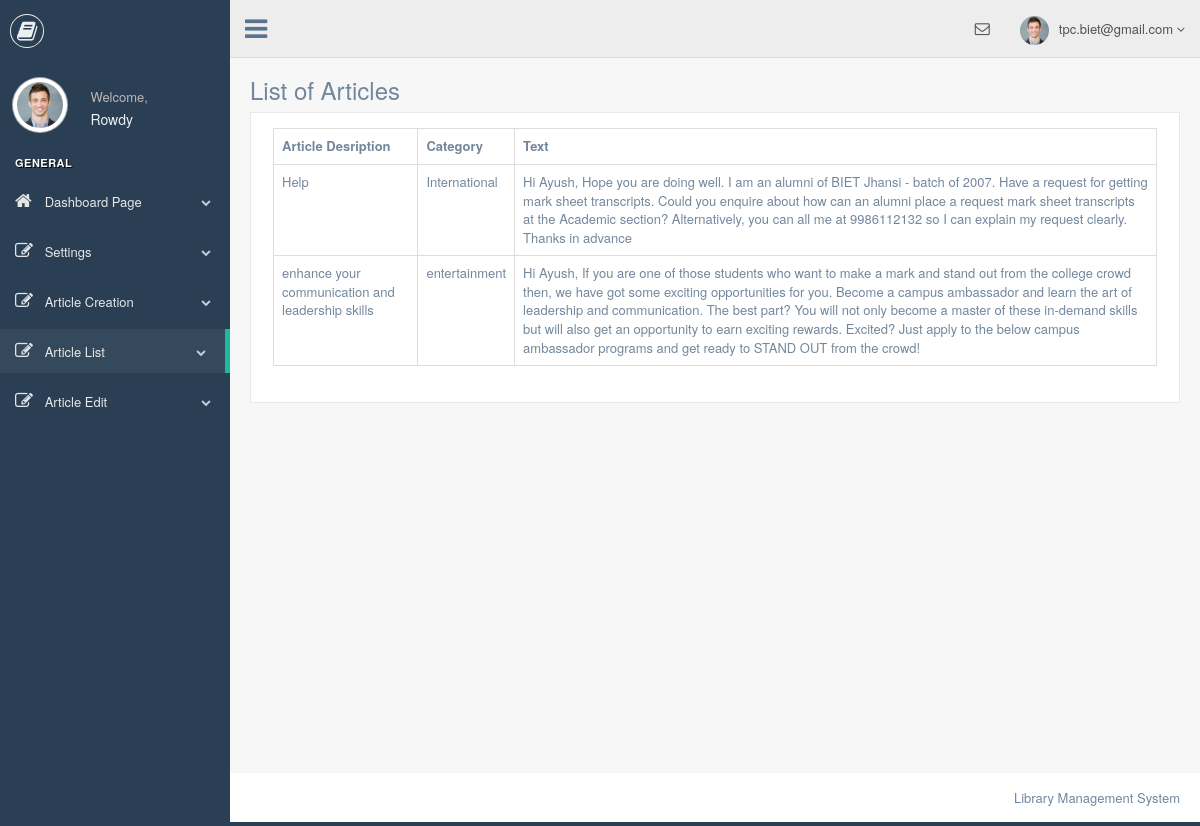
The app's page /article_list.php (signed in) with its own data.
### tables this page shows
CREATE TABLE `article_create` (
  `id` int(11) NOT NULL,
  `article_description` varchar(5000) NOT NULL,
  `article_category` varchar(5000) NOT NULL,
  `textarea` varchar(10000) NOT NULL
);

### article_list.php (the view, shortened to what this page needs)
<?php
include "header.php";
include "connection.php";
?>
        <div class="right_col" role="main">
            <div class="">
                <div class="page-title">
                    <div class="title_left">
                        <h3>List of Articles</h3>
                    </div>
                    <div class="title_right">
                        <div class="col-md-5 col-sm-5 col-xs-12 form-group pull-right top_search">
                        </div>
                    </div>
                </div>
                <div class="clearfix"></div>
                <div class="row" style="min-height:500px">
                    <div class="col-md-12 col-sm-12 col-xs-12">
                        <div class="x_panel">
                            <div class="x_content">
<?php
echo "<table class='table table-bordered'>";
echo "<tr>";
   echo "<th>";echo "Article Desription";  echo "</th>";
   echo "<th>";echo "Category";  echo "</th>";
   echo "<th>";echo "Text";  echo "</th>";
echo "</tr>";
 $sql = "select * from article_create";
$result = $conn->query($sql);
  while($row=$result->fetch_array())
  {
    echo "<tr>";
       echo "<td>";echo $row['article_description'];  echo "</td>";
       echo "<td>";echo $row['article_category'];  echo "</td>";
       echo "<td>";echo $row['textarea'];  echo "</td>";
    echo "</tr>";
  }
echo "</table>";
?>
                            </div>
                        </div>
                    </div>
                </div>
            </div>
        </div>
<?php
include "footer.php";
?>

### header.php (shortened to what this page needs)
<!DOCTYPE html>
<html lang="en">
<head>
    <link href="css/bootstrap.min.css" rel="stylesheet">
    <link href="css/font-awesome.min.css" rel="stylesheet">
    <link href="css/nprogress.css" rel="stylesheet">
    <link href="css/custom.min.css" rel="stylesheet">
</head>
<body class="nav-md">
<div class="container body">
    <div class="main_container">
        <div class="col-md-3 left_col">
            <div class="left_col scroll-view">
                <div class="navbar nav_title" style="border: 0;">
                    <a href="#" class="site_title"><i class="fa fa-book"></i> <span></span></a>
                </div>
                <div class="profile clearfix">
                    <div class="profile_pic">
                        <img src="images/img.jpg" alt="..." class="img-circle profile_img">
                    </div>
                    <div class="profile_info">
                        <span>Welcome,</span>
                        <h2>Rowdy</h2>
                    </div>
                    <div class="clearfix"></div>
                </div>
                <br/>
                <div id="sidebar-menu" class="main_menu_side hidden-print main_menu">
                    <div class="menu_section">
                        <h3>General</h3>
                        <ul class="nav side-menu">
                            <li><a href="dashboard.php"><i class="fa fa-home"></i> Dashboard Page <span class="fa fa-chevron-down"></span></a></li>
                            <li><a href="settings.php"><i class="fa fa-edit"></i> Settings <span class="fa fa-chevron-down"></span></a>
                            <li><a href="article_create.php"><i class="fa fa-edit"></i> Article Creation  <span class="fa fa-chevron-down"></span></a>
                              <li><a href="article_list.php"><i class="fa fa-edit"></i> Article List  <span class="fa fa-chevron-down"></span></a>
                              <li><a href="article_edit.php"><i class="fa fa-edit"></i> Article Edit  <span class="fa fa-chevron-down"></span></a>
                        </ul>
                    </div>
                </div>
            </div>
        </div>
        <div class="top_nav">
            <div class="nav_menu">
                <nav>
                    <div class="nav toggle">
                        <a id="menu_toggle"><i class="fa fa-bars"></i></a>
                    </div>
                    <ul class="nav navbar-nav navbar-right">
                        <li class="">
                            <a href="javascript:;" class="user-profile dropdown-toggle" data-toggle="dropdown"
                               aria-expanded="false">
                                <img src="images/img.jpg" alt=""><?php echo $_SESSION['email'];?>
                                <span class=" fa fa-angle-down"></span>
                            </a>
                        </li>
                        <li role="presentation" class="dropdown">
                            <a href="message_from_librarian.php" class="dropdown-toggle info-number" data-toggle="dropdown"
                               aria-expanded="false">
                                <i class="fa fa-envelope-o"></i>
                            </a>
                        </li>
                    </ul>
                </nav>
            </div>
        </div>

### footer.php (shortened to what this page needs)
<footer>
    <div class="pull-right">
        Library Management System
    </div>
    <div class="clearfix"></div>
</footer>
</div>
</div>
</body>
</html>

### records on screen
article_create: article_description "Help", article_category "International", textarea "Hi Ayush, Hope you are doing well. I am an alumni of BIET Jhansi - batch of 2007. Have a request for getting mark sheet transcripts. Could you enquire about how can an alumni place a request mark sheet transcripts at the Academic section? Alternatively, you can all me at 9986112132 so I can explain my request clearly. Thanks in advance"
article_create: article_description "enhance your communication and leadership skills", article_category "entertainment", textarea "Hi Ayush, If you are one of those students who want to make a mark and stand out from the college crowd then, we have got some exciting opportunities for you. Become a campus ambassador and learn the art of leadership and communication. The best part? You will not only become a master of these in-demand skills but will also get an opportunity to earn exciting rewards. Excited? Just apply to the below campus ambassador programs and get ready to STAND OUT from the crowd!"

### other values on screen
$_SESSION['email'] "tpc.biet@gmail.com"
